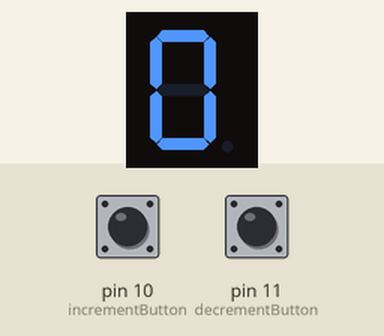
A sketch run on a simulated Arduino Uno, built with avr-gcc and run on an emulated ATmega328P. Shown: 1-digit seven-segment display. Wiring (inferred from the names in the program): 1-digit 7-segment display, segments lit when HIGH: segments pin 2, pin 3, pin 4, pin 5, pin 6, pin 7, pin 8, pin 9. The test bench sets the inputs (shaded band); at power-on: pin 10 (incrementButton) LOW, pin 11 (decrementButton) LOW. The segment pins are drawn as the display they are named for.

Above: at 1.2 s.
1.3 s: pin 10 (incrementButton) pulled HIGH for 1 s
At 2.6 s:
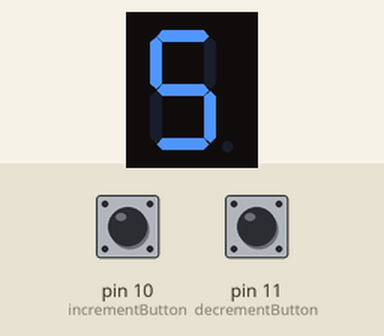
3.8 s: pin 11 (decrementButton) pulled HIGH for 3.2 s
At 7.4 s:
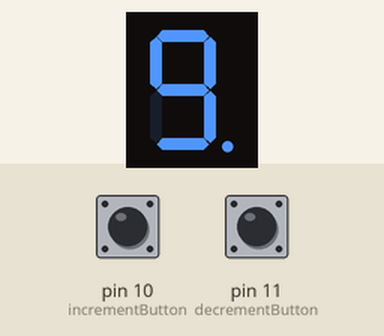
Timing chart, 0 to 8.9 s (numbered marks = the images above; inputs shaded):
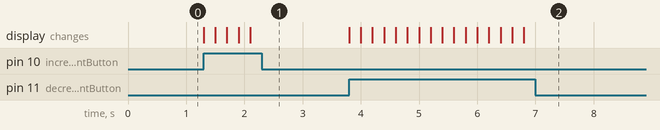

Measured:
- after the input at 1.3 s, the display: first changes at once (image 1 shows a later state)
- after the input at 3.8 s, the display: first changes at once (image 2 shows a later state)

The sketch:

sevensegmentincdec.ino
```cpp
int a = 2;
int b = 3;
int c = 4;
int d = 5;
int e = 6;
int f = 7;
int g = 8;
int dot = 9;
int incrementButton = 10;  // Button to increment the sequence
int decrementButton = 11;  // Button to decrement the sequence

int currentNumber = 0;

void setup() {
  pinMode(a, OUTPUT);
  pinMode(b, OUTPUT);
  pinMode(c, OUTPUT);
  pinMode(d, OUTPUT);
  pinMode(e, OUTPUT);
  pinMode(f, OUTPUT);
  pinMode(g, OUTPUT);
  pinMode(dot, OUTPUT);
  pinMode(incrementButton, INPUT);
  pinMode(decrementButton, INPUT);

  digitalWrite(incrementButton, LOW); // Enable pull-down resistor on the increment button
  digitalWrite(decrementButton, LOW); // Enable pull-down resistor on the decrement button

  // Initialize the display to show the initial number (0)
  displayNumber(currentNumber);
}

void loop() {
  // Check if the increment button is pressed
  if (digitalRead(incrementButton) == HIGH) {
    // Increment button is pressed, increment the current number
    currentNumber = (currentNumber + 1) % 10;  // Wrap around from 9 to 0
    displayNumber(currentNumber);
    delay(200);  // Add a small delay to debounce the button press
  }

  // Check if the decrement button is pressed
  if (digitalRead(decrementButton) == HIGH) {
    // Decrement button is pressed, decrement the current number
    currentNumber = (currentNumber - 1 + 10) % 10;  // Wrap around from 0 to 9
    displayNumber(currentNumber);
    delay(200);  // Add a small delay to debounce the button press
  }
}

// The displayNumber function and other parts of your code remain the same.

void displayNumber(int number) {
  // Turn off all segments by default
  digitalWrite(a, LOW);
  digitalWrite(b, LOW);
  digitalWrite(c, LOW);
  digitalWrite(d, LOW);
  digitalWrite(e, LOW);
  digitalWrite(f, LOW);
  digitalWrite(g, LOW);
  digitalWrite(dot, LOW);

  switch (number) {
    case 0:
      digitalWrite(a, HIGH);
      digitalWrite(b, HIGH);
      digitalWrite(c, HIGH);
      digitalWrite(d, HIGH);
      digitalWrite(e, HIGH);
      digitalWrite(f, HIGH);
      digitalWrite(g, LOW);
      digitalWrite(dot, LOW);
      break;
    case 1:
      digitalWrite(a, LOW);
      digitalWrite(b, HIGH);
      digitalWrite(c, HIGH);
      digitalWrite(d, LOW);
      digitalWrite(e, LOW);
      digitalWrite(f, LOW);
      digitalWrite(g, LOW);
      digitalWrite(dot, LOW);
      break;
    case 2:
      digitalWrite(a, HIGH);
      digitalWrite(b, HIGH);
      digitalWrite(c, LOW);
      digitalWrite(d, HIGH);
      digitalWrite(e, HIGH);
      digitalWrite(f, LOW);
      digitalWrite(g, HIGH);
      digitalWrite(dot, LOW);
      break;
    case 3:
      digitalWrite(a, HIGH);
      digitalWrite(b, HIGH);
      digitalWrite(c, HIGH);
      digitalWrite(d, HIGH);
      digitalWrite(e, LOW);
      digitalWrite(f, LOW);
      digitalWrite(g, HIGH);
      digitalWrite(dot, LOW);
      break;
    case 4:
      digitalWrite(a, LOW);
      digitalWrite(b, HIGH);
      digitalWrite(c, HIGH);
      digitalWrite(d, LOW);
      digitalWrite(e, LOW);
      digitalWrite(f, HIGH);
      digitalWrite(g, HIGH);
      digitalWrite(dot, LOW);
      break;
    case 5:
      digitalWrite(a, HIGH);
      digitalWrite(b, LOW);
      digitalWrite(c, HIGH);
      digitalWrite(d, HIGH);
      digitalWrite(e, LOW);
      digitalWrite(f, HIGH);
      digitalWrite(g, HIGH);
      digitalWrite(dot, LOW);
      break;
    case 6:
      digitalWrite(a, HIGH);
      digitalWrite(b, LOW);
      digitalWrite(c, HIGH);
      digitalWrite(d, HIGH);
      digitalWrite(e, HIGH);
      digitalWrite(f, HIGH);
      digitalWrite(g, HIGH);
      digitalWrite(dot, HIGH);
      break;
    case 7:
      digitalWrite(a, HIGH);
      digitalWrite(b, HIGH);
      digitalWrite(c, HIGH);
      digitalWrite(d, LOW);
      digitalWrite(e, LOW);
      digitalWrite(f, LOW);
      digitalWrite(g, LOW);
      digitalWrite(dot, LOW);
      break;
    case 8:
      digitalWrite(a, HIGH);
      digitalWrite(b, HIGH);
      digitalWrite(c, HIGH);
      digitalWrite(d, HIGH);
      digitalWrite(e, HIGH);
      digitalWrite(f, HIGH);
      digitalWrite(g, HIGH);
      digitalWrite(dot, LOW);
      break;
    case 9:
      digitalWrite(a, HIGH);
      digitalWrite(b, HIGH);
      digitalWrite(c, HIGH);
      digitalWrite(d, HIGH);
      digitalWrite(e, LOW);
      digitalWrite(f, HIGH);
      digitalWrite(g, HIGH);
      digitalWrite(dot, HIGH);
      break;
  }
}
```
